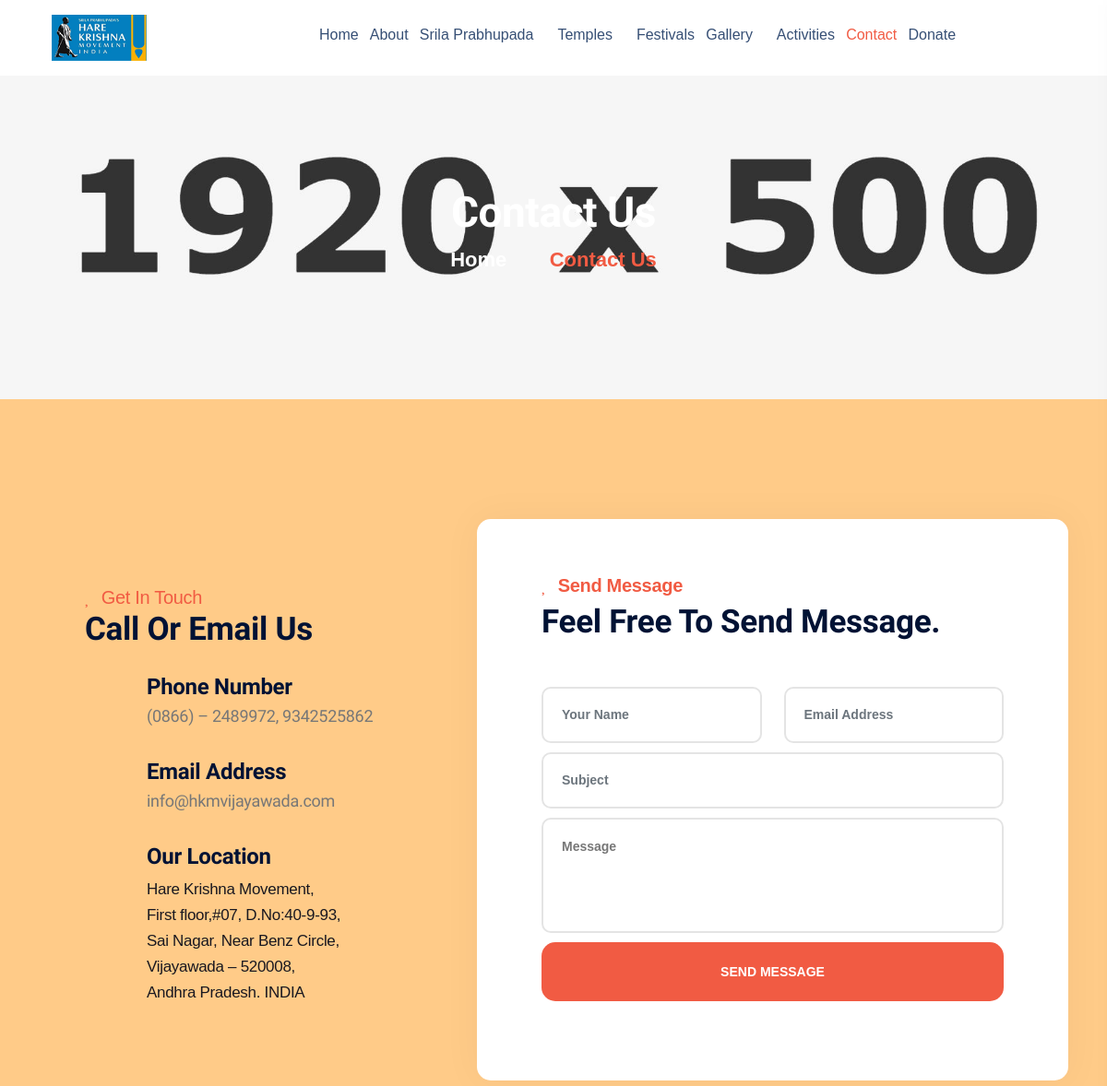
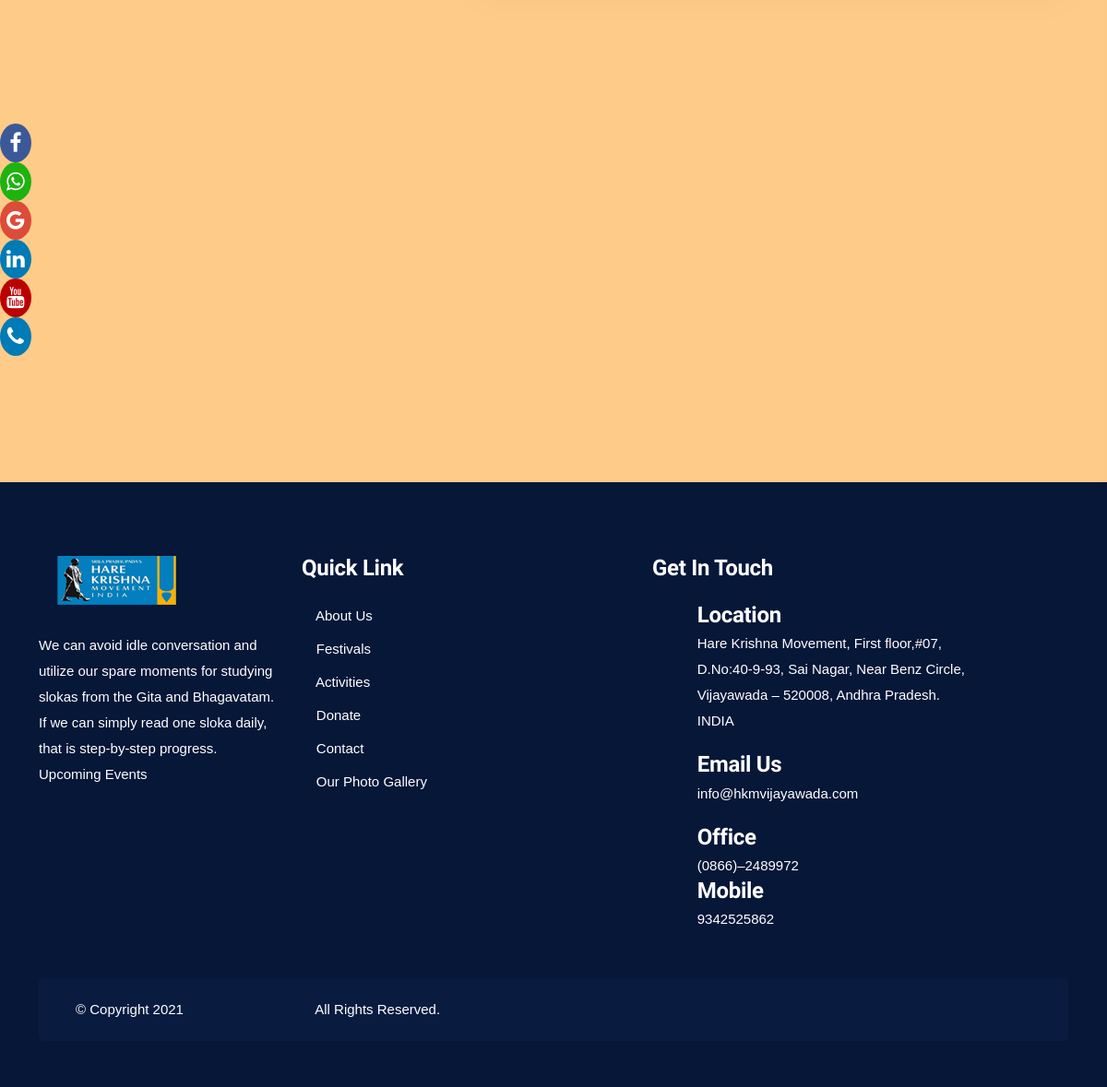
The app's page /contact with its own data (2 pictures, top to bottom).
### contact/models.py (models this page shows)
class Contact(models.Model):
    id = models.AutoField(primary_key=True, auto_created=True)
    address = HTMLField()
    email = models.CharField(max_length=500, blank=True, null=True)
    phone = models.CharField(max_length=500, blank=True, null=True)
    class Meta:
        verbose_name_plural = "Contact Us"

### contact/views.py (the view)
# urls.py: path('contact', contact, name='contact'),
def contact(request):
    data = Contact.objects.all().values()
    media = SocialMedia.objects.all().values()
    address = data[0]['address']
    email = data[0]['email']
    phone = data[0]['phone']
    context = dict()
    context['address'] = address
    context['email'] = email
    context['phone'] = phone
    context['media'] = media
    return render(request,'contact.html',context)

### templates/contact.html (shortened to what this page needs)
{% include 'base.html' %}
 {% block content %}
    <main style="background-color: #ffcb88">
        <section class="page-title-area" style="background-image: url(/static/assets/img/bg/page-title.jpg);">
            <div class="container pos-rel">
                <div class="row">
                    <div class="col-xl-5 mx-auto">
                        <div class="page-title-wrapper text-center pt-125">
                            <div class="page-title-box">
                                <h2 class="page-title">Contact Us</h2>
                                <ul class="breadcrumb-list">
                                    <li><a href="index.html">Home <i class="far fa-chevron-right"></i></a></li>
                                    <li><a href="#" class="active">Contact Us</a></li>
                                </ul>
                            </div>
                        </div>
                    </div>
                </div>
            </div>
        </section>
        <section class="contacts-details-area pt-130 pb-100">
            <div class="container">
                <div class="row align-items-center">
                    <div class="col-xl-5 col-lg-6 col-md-6">
                        <div class="get-touch-area pl-50 pr-50">
                            <div class="section-title text-left mb-30 wow fadeInUp2 animated" data-wow-delay='.1s'>
                                <h6><span><i class="far fa-heart"></i></span> Get In Touch</h6>
                                <h2>Call Or Email Us</h2>
                            </div>
                            <div class="contacts d-flex align-items-center mb-30">
                                <div class="contacts__icon mr-25">
                                    <i class="fal fa-phone-plus"></i>
                                </div>
                                <div class="contacts__text">
                                    <h4 class="semi-02-title">Phone Number</h4>
                                    <h5>{{ phone }}</h5>
                                </div>
                            </div>
                            <div class="contacts d-flex align-items-center mb-30">
                                <div class="contacts__icon mr-25">
                                    <i class="fal fa-envelope-open-text"></i>
                                </div>
                                <div class="contacts__text">
                                    <h4 class="semi-02-title">Email Address</h4>
                                    <h5>{{ email }}</h5>
                                </div>
                            </div>
                            <div class="contacts d-flex align-items-center mb-30">
                                <div class="contacts__icon mr-25">
                                    <i class="fal fa-map-marked-alt"></i>
                                </div>
                                <div class="contacts__text">
                                    <h4 class="semi-02-title">Our Location</h4>
                                    <h5 style="background-color: #ffcb88;">{{ address|safe }} </h5>
                                </div>
                            </div>
                        </div>
                    </div>
                    <div class="col-xl-7 col-lg-6 col-md-6" >
                        <div class="donar-information donation-form mb-30 pr-50 pl-50" style="background-color: white">
                            <div class="section-title text-left mb-50 wow fadeInUp2 animated" data-wow-delay='.1s'>
                                <h6><span><i class="far fa-heart"></i></span> Send Message</h6>
                                <h2>Feel Free To Send Message.</h2>
                            </div>
                            <div class="main-contact-area">
                                <form method="post" action="{%url 'contactquery' %}" id="contact-form">
                                    <div class="row">
                                        <div class="col-md-6">
                                            <div class="input-area mb-10">
                                                <input type="text" name="name" class="form-control" placeholder="Your Name" required>
                                            </div>
                                        </div>
                                        <div class="col-md-6">
                                            <div class="input-area mb-10">
                                                <input type="text" class="form-control" name="email" placeholder="Email Address" required>
                                            </div>
                                        </div>
                                    </div>
                                    <div class="input-area mb-10">
                                        <input type="text" class="form-control" name="subject" placeholder="Subject" required>
                                    </div>
                                    <div class="input-area mb-10">
                                        <textarea name="message"  cols="30" rows="10" placeholder="Message" required></textarea>
                                    </div>
                                    <div class="input-btn">
                                        <button type="submit" class="theme_btn theme_btn_bg large_btn">Send message</button>
                                    </div>
                                </form>
                            </div>
                        </div>
                    </div>
                </div>
            </div>
        </section>
       <div class="map-area-03">
           <iframe src="https://www.google.com/maps/embed?pb=!1m18!1m12!1m3!1d3825.5615560894685!2d80.65178751538548!3d16.497723932192777!2m3!1f0!2f0!3f0!3m2!1i1024!2i768!4f13.1!3m3!1m2!1s0x3a35fab896458cb7%3A0x72b7bcc503696ec5!2sHare%20Krishna%20Movement!5e0!3m2!1sen!2sin!4v1641395566893!5m2!1sen!2sin"></iframe>
       </div>
    </main>
    {% include 'includebase.html' %}
{% endblock content %}

### records on screen
Contact: phone "(0866) – 2489972, 9342525862", email "info@hkmvijayawada.com", address "Hare Krishna Movement, First floor,#07, D.No:40-9-93, Sai Nagar, Near Benz Circle, Vijayawada – 520008, Andhra Pradesh. INDIA"
